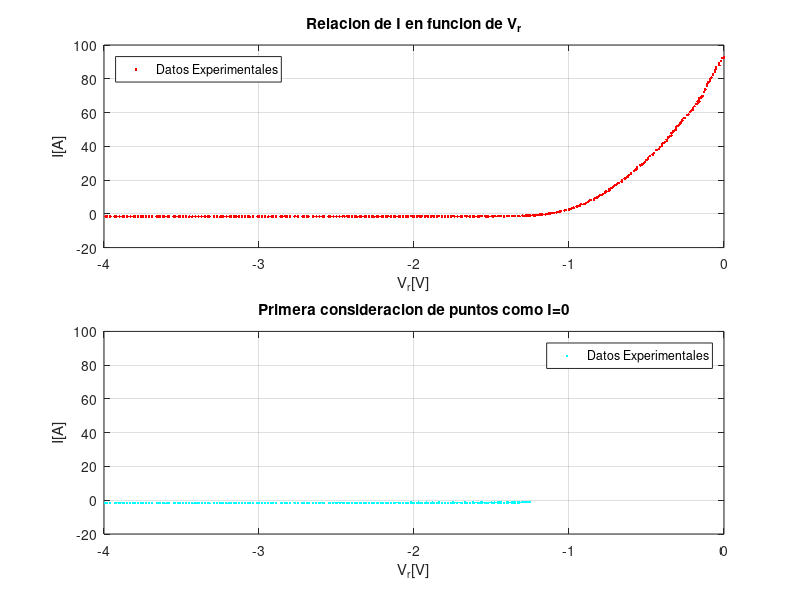
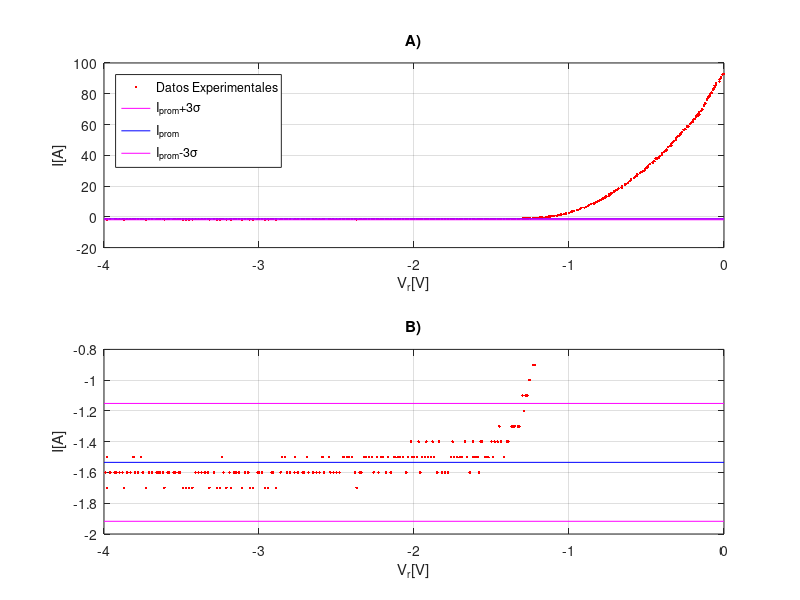
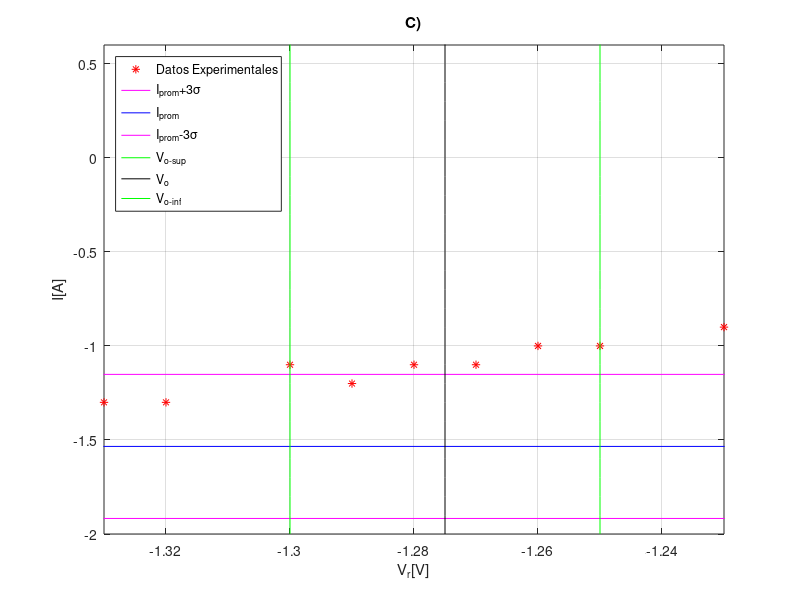

Here is the MATLAB script that generated these plots, in order:
clear all; close all;
Vr = [0	0	-0.01	-0.02	-0.03	-0.03	-0.05	-0.05	-0.06	-0.06	-0.07000000000000001	-0.07000000000000001	-0.08	-0.09	-0.09	-0.1	-0.1	-0.11	-0.11	-0.12	-0.12	-0.13	-0.14	-0.14	-0.15	-0.16	-0.16	-0.17	-0.17	-0.18	-0.19	-0.2	-0.2	-0.21	-0.22	-0.23	-0.24	-0.24	-0.25	-0.26	-0.27	-0.28	-0.28	-0.29	-0.3	-0.31	-0.31	-0.32	-0.33	-0.34	-0.34	-0.35	-0.36	-0.37	-0.37	-0.38	-0.39	-0.4	-0.4	-0.4	-0.41	-0.42	-0.43	-0.44	-0.45	-0.46	-0.46	-0.48	-0.49	-0.49	-0.5	-0.5	-0.51	-0.52	-0.53	-0.54	-0.5600000000000001	-0.5600000000000001	-0.57	-0.58	-0.6	-0.6	-0.61	-0.62	-0.63	-0.64	-0.66	-0.66	-0.68	-0.6899999999999999	-0.7	-0.71	-0.72	-0.73	-0.74	-0.74	-0.76	-0.77	-0.77	-0.78	-0.79	-0.8	-0.8100000000000001	-0.82	-0.83	-0.84	-0.86	-0.87	-0.88	-0.89	-0.9	-0.92	-0.93	-0.9399999999999999	-0.95	-0.97	-0.98	-0.99	-1	-1.02	-1.03	-1.05	-1.06	-1.07	-1.08	-1.1	-1.11	-1.12	-1.13	-1.14	-1.15	-1.17	-1.18	-1.19	-1.2	-1.21	-1.22	-1.23	-1.25	-1.26	-1.27	-1.28	-1.29	-1.3	-1.32	-1.33	-1.35	-1.36	-1.37	-1.39	-1.4	-1.42	-1.44	-1.45	-1.46	-1.48	-1.49	-1.5	-1.52	-1.53	-1.54	-1.56	-1.57	-1.58	-1.59	-1.61	-1.62	-1.62	-1.64	-1.66	-1.67	-1.69	-1.7	-1.72	-1.74	-1.75	-1.76	-1.78	-1.8	-1.82	-1.84	-1.85	-1.87	-1.88	-1.89	-1.91	-1.92	-1.93	-1.95	-1.96	-1.97	-1.98	-2	-2.01	-2.02	-2.04	-2.05	-2.07	-2.09	-2.1	-2.12	-2.13	-2.15	-2.17	-2.18	-2.2	-2.21	-2.23	-2.24	-2.26	-2.27	-2.29	-2.31	-2.32	-2.34	-2.35	-2.37	-2.38	-2.4	-2.42	-2.43	-2.45	-2.46	-2.48	-2.5	-2.52	-2.54	-2.55	-2.58	-2.59	-2.61	-2.63	-2.65	-2.68	-2.69	-2.71	-2.72	-2.75	-2.77	-2.77	-2.8	-2.82	-2.83	-2.85	-2.86	-2.89	-2.91	-2.92	-2.94	-2.96	-2.98	-3	-3.01	-3.04	-3.06	-3.07	-3.09	-3.11	-3.13	-3.15	-3.16	-3.18	-3.19	-3.21	-3.23	-3.24	-3.25	-3.27	-3.29	-3.32	-3.33	-3.35	-3.37	-3.39	-3.41	-3.43	-3.45	-3.47	-3.49	-3.51	-3.52	-3.54	-3.55	-3.58	-3.59	-3.61	-3.62	-3.64	-3.65	-3.66	-3.69	-3.71	-3.73	-3.75	-3.76	-3.78	-3.8	-3.81	-3.83	-3.85	-3.87	-3.88	-3.9	-3.92	-3.93	-3.96	-3.98	-3.99	-3.98	-3.98];
I = [92.7	92.8	92.40000000000001	90.59999999999999	89.3	88	86.90000000000001	85.7	85.2	84.09999999999999	82.8	82.40000000000001	80.7	79.7	78.90000000000001	78.2	77.59999999999999	76.7	75.90000000000001	73.90000000000001	73.5	72.3	69.40000000000001	69.90000000000001	68.8	68.2	66.59999999999999	66.7	65.40000000000001	65.2	63.7	62.6	61.5	61.2	60.3	58.8	58.6	58.4	56.9	56.6	55.3	54.2	53.6	52.6	52.1	51.2	50	49.4	48.7	47.6	46.3	45.9	45.2	43.8	43.1	42.6	42	41.2	40.7	40.5	39.7	38.5	37.9	37.9	36.1	35.4	35	34.2	32.8	32.3	32	31.8	30.7	29.7	29.3	28.7	27.6	26.5	26.2	25.4	24.3	23.8	23.1	22.1	21.4	20.9	20	19	18.4	17.6	17.1	16.4	15.5	15.2	14.5	13.8	13.3	12.9	12.3	11.8	11.2	11	10.3	9.6	9.199999999999999	8.6	8.300000000000001	7.6	6.9	6.4	5.9	5.8	5	4.6	4.3	3.7	3.5	3	2.6	2.2	2	1.6	1.3	1	0.7	0.5	0.4	0.2	0.1	-0.1	-0.3	-0.4	-0.5	-0.5	-0.7	-0.7	-0.9	-0.9	-1	-1	-1.1	-1.1	-1.2	-1.1	-1.3	-1.3	-1.3	-1.3	-1.3	-1.4	-1.4	-1.5	-1.4	-1.3	-1.4	-1.4	-1.5	-1.4	-1.5	-1.5	-1.5	-1.4	-1.4	-1.6	-1.5	-1.5	-1.5	-1.4	-1.6	-1.5	-1.4	-1.5	-1.5	-1.5	-1.5	-1.4	-1.5	-1.6	-1.6	-1.6	-1.4	-1.6	-1.5	-1.4	-1.5	-1.5	-1.4	-1.5	-1.5	-1.6	-1.4	-1.5	-1.5	-1.5	-1.4	-1.5	-1.6	-1.5	-1.5	-1.5	-1.5	-1.5	-1.6	-1.5	-1.6	-1.5	-1.5	-1.6	-1.5	-1.6	-1.5	-1.5	-1.5	-1.5	-1.6	-1.6	-1.7	-1.6	-1.5	-1.5	-1.5	-1.5	-1.5	-1.6	-1.6	-1.6	-1.6	-1.5	-1.6	-1.5	-1.6	-1.6	-1.6	-1.6	-1.5	-1.6	-1.6	-1.6	-1.6	-1.5	-1.6	-1.6	-1.5	-1.5	-1.6	-1.7	-1.6	-1.6	-1.7	-1.7	-1.6	-1.6	-1.6	-1.7	-1.7	-1.6	-1.6	-1.7	-1.6	-1.6	-1.6	-1.7	-1.6	-1.7	-1.6	-1.5	-1.7	-1.7	-1.6	-1.7	-1.6	-1.6	-1.6	-1.6	-1.6	-1.7	-1.7	-1.7	-1.7	-1.6	-1.6	-1.6	-1.6	-1.6	-1.6	-1.7	-1.6	-1.6	-1.6	-1.6	-1.6	-1.6	-1.7	-1.6	-1.5	-1.6	-1.6	-1.5	-1.6	-1.6	-1.7	-1.6	-1.6	-1.6	-1.6	-1.6	-1.7	-1.6	-1.5	-1.5];
volmax = -1.25; %%%%%%%%%%%%%%%%%%%% <-------------SELECCIONAR el valor de voltaje hasta el que se considera, inicialmente, que esta el 0
N=find(Vr == volmax);
n = 0; x(1) = 0; y(1) = 0;
for n = N:size(Vr,2)
  x(n-(N-1)) = Vr(n);
  y(n-(N-1)) = I(n);
end

prom=mean(y)
destan=std(y)
size(y,2)
xx = -4:1:0;
yysup = (prom+3*destan)*ones(1,5);
yyprom = (prom)*ones(1,5);
yyinf = (prom-3*destan)*ones(1,5);
Vosup=-1.3; %%%%%%%%%%%%%%%%%%%% <-------------
Voinf=-1.25; %%%%%%%%%%%%%%%%%%%% <-------------SELECCIONAR el rango para el cual se considera que esta el primer voltaje fuera de la region 0
Vo=(Vosup+Voinf)/2
deltaVo=Vo-Vosup
yf1= -2:0.1:1;
xf1= Vosup*ones(1,length(yf1));
yf2= -2:0.1:1;
xf2= Vo*ones(1,length(yf2));
yf3= -2:0.1:1;
xf3= Voinf*ones(1,length(yf3));
figure(1);clf;
%%%%%%%%%%%%%%%%%%%%%%%%%%%%%%%%%%%%%%%%%%%%%%%%%%%%%%%%%%%%%%%%%%%%%%
subplot(2,2,1:2)
plot (Vr,I,'r.');grid on;
xlabel('V_{r}[V]');ylabel('I[A]');
legend('Datos Experimentales','Location','northwest')
title('Relacion de I en funcion de V_{r}')
%%%%%%%%%%%%%%%%%%%%%%%%%%%%%%%%%%%%%%%%%%%%%%%%%%%%%%%%%%%%%%%%%%%%%%
subplot(2,2,3:4)
plot (x,y,'c.');grid on;
axis([-4 0 -20 100])
xlabel('V_{r}[V]');ylabel('I[A]');
legend('Datos Experimentales')
title('Primera consideracion de puntos como I=0')

figure(2);clf;
%%%%%%%%%%%%%%%%%%%%%%%%%%%%%%%%%%%%%%%%%%%%%%%%%%%%%%%%%%%%%%%%%%%%%%
subplot(2,1,1)
plot (Vr,I,'r.',xx,yysup,'m-',xx,yyprom,'b-',xx,yyinf,'m-');grid on;
axis([-4 0 -20 100])
title('A)')
xlabel('V_{r}[V]');ylabel('I[A]');
legend('Datos Experimentales','I_{prom}+3\sigma','I_{prom}','I_{prom}-3\sigma','Location','northwest')
%%%%%%%%%%%%%%%%%%%%%%%%%%%%%%%%%%%%%%%%%%%%%%%%%%%%%%%%%%%%%%%%%%%%%%
subplot(2,1,2)
plot (Vr,I,'r.',xx,yysup,'m-',xx,yyprom,'b-',xx,yyinf,'m-');grid on;
title('B)')
xlabel('V_{r}[V]');ylabel('I[A]');
axis([-4 0 -2 -0.8])
%%%%%%%%%%%%%%%%%%%%%%%%%%%%%%%%%%%%%%%%%%%%%%%%%%%%%%%%%%%%%%%%%%%%%%
figure(3);clf;
plot (Vr,I,'r*',xx,yysup,'m-',xx,yyprom,'b-',xx,yyinf,'m-',xf1,yf1,'g',xf2,yf2,'k',xf3,yf3,'g');grid on;
title('C)')
axis([-1.33 -1.23 -2 0.6])
xlabel('V_{r}[V]');ylabel('I[A]');
legend('Datos Experimentales','I_{prom}+3\sigma','I_{prom}','I_{prom}-3\sigma','V_{o-sup}','V_{o}','V_{o-inf}','Location','northwest')
